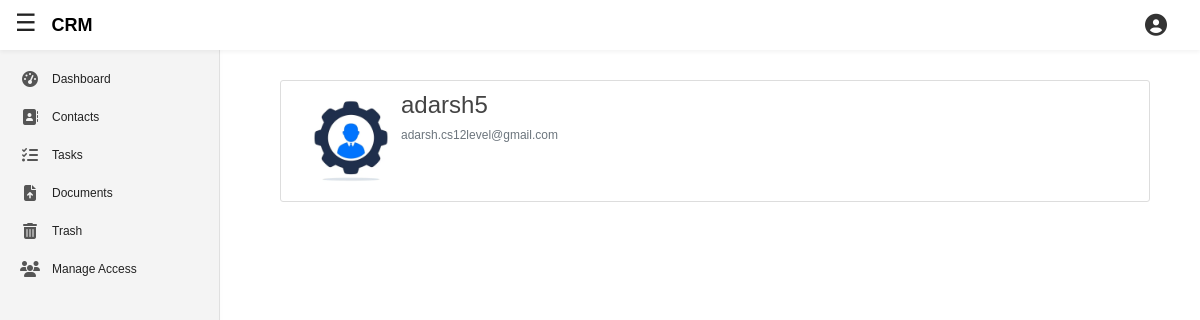
The app's page /accounts/profile/ (signed in) with its own data.
### accounts/models.py (models this page shows, shortened)
class BusinessUser(models.Model):
    public_id = models.UUIDField(default=uuid.uuid4, unique=True, editable=False)
    company_email = models.EmailField(max_length=60, unique=True, null=True, blank=True)
    company_name = models.CharField(max_length=95, unique=True, null=True, blank=True)
    industry = models.CharField(max_length=100, blank=True, null=True)
    job_title = models.CharField(max_length=255, blank=True, null=True)
    employees = models.IntegerField(default=None, blank=True, null=True)
    website = models.URLField(max_length=200, blank=True, null=True)
    address = models.TextField(blank=True, null=True)
    country = models.CharField(max_length=100, blank=True, null=True)
    phone = models.CharField(max_length=15, blank=True, null=True)
    last_login = models.DateTimeField(auto_now=True)
    company_logo = models.ImageField(upload_to=get_image_filepath, blank=True, null=True, default=get_default_image)
    user = models.OneToOneField(User, on_delete=models.CASCADE)

### accounts/views.py (the view)
# urls.py: path('accounts/profile/', profileView, name='profile'),
@login_required
def profileView(request, *args, **kwargs):
    print(" I am here ")
    user = request.user.businessuser
    print(user.company_email)
    context = {
        'businessuser': user,
    }
    return render(
        request,
        'accounts/profile.html',
        context,
    )

### accounts/templates/accounts/profile.html (shortened to what this page needs)
{% extends 'featuredApp/base.html' %}
{% load static %}
{% load crispy_forms_tags %}
{% block contentBody1 %}
    <div class="content-section">
        <div class="media">
            <img width="100px" class="rounded-circle accounts-img" src="{{ businessuser.company_logo.url }}">
            <div class="media-body">
                <h2 class="account-heading">{{ businessuser.company_name }}</h2>
                <p class="text-secondary">{{ businessuser.company_email }}</p>
            </div>
        </div>
    </div>
{% endblock contentBody1 %}

### accounts/static/accounts/base.css (style rules this page uses)
body { background: #fafafa; color: #333333; margin-top: 5rem; }
h1, h2, h3, h4, h5, h6 { color: #444444; }
.content-section { background: #ffffff; padding: 10px 20px; border: 1px solid #dddddd; border-radius: 3px; margin-bottom: 20px; }

### featuredApp/static/featuredApp/base.css (style rules this page uses)
body, html { font-size: 12px; margin: 0; padding: 0; font-family: sans-serif; background-color: #ffffff; color: #222; }

### records on screen
BusinessUser: company_logo (picture), company_name "adarsh5", company_email "adarsh.cs12level@gmail.com"
